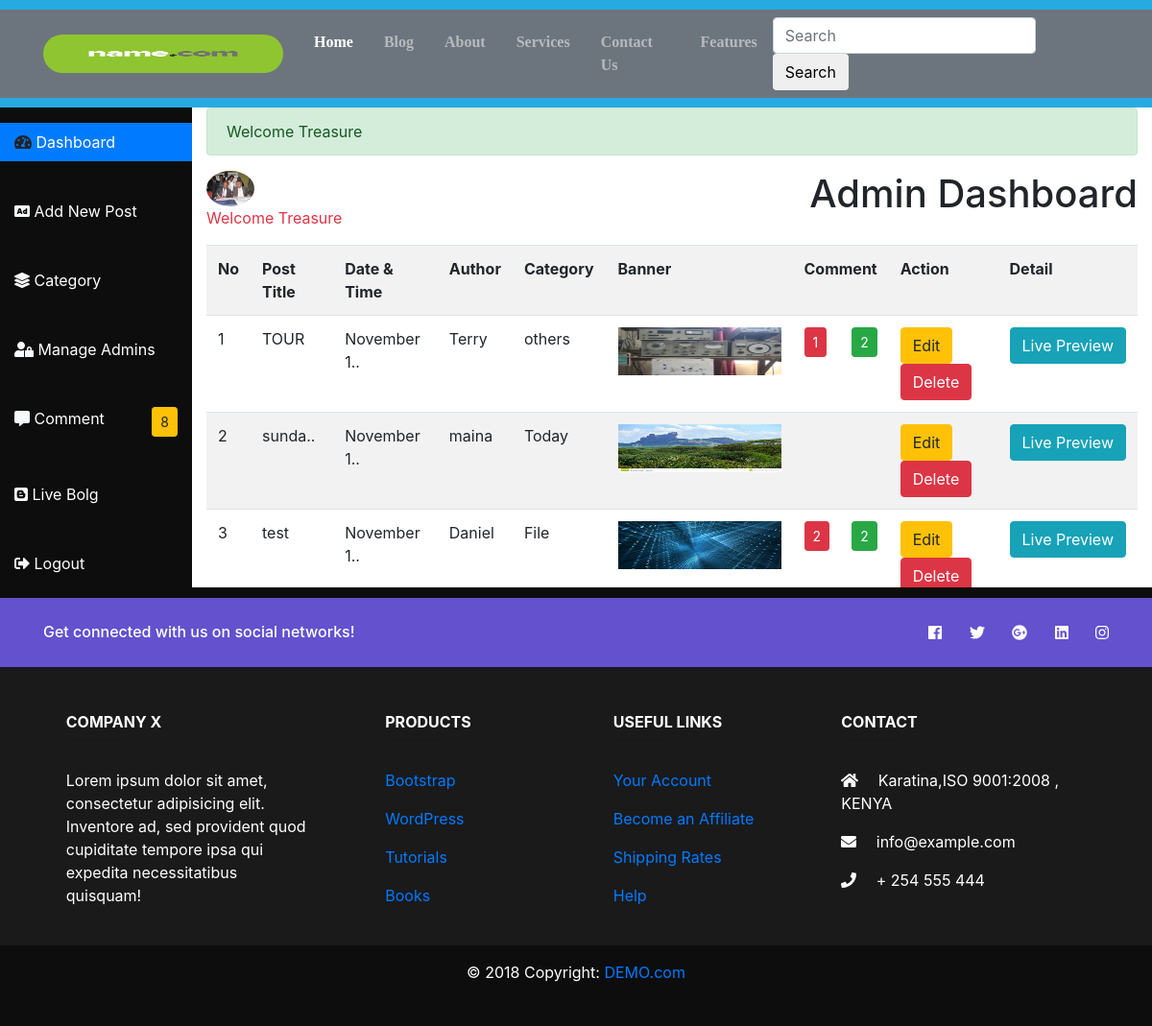
/Simple.php (signed in), run on the app's committed database.
### tables this page shows
CREATE TABLE `admin_panel` (
  `id` int(11) NOT NULL,
  `datetimes` varchar(50) NOT NULL,
  `title` varchar(200) NOT NULL,
  `category` varchar(100) NOT NULL,
  `author` varchar(50) NOT NULL,
  `image` varchar(200) NOT NULL,
  `post` varchar(10000) NOT NULL
);

### Simple.php (the view, shortened to what this page needs)
<?php require_once("Include/Sessions.php"); ?>
<?php require_once("include/DB.php"); ?>
<!DOCTYPE html>
<html lang="en">
<head>
  <link rel="stylesheet" href="css/bootstrap.css">
  <link rel="stylesheet" href="css/all.css">
  <link rel="stylesheet" href="css/admin.css">
</head>
<body>
  <div style=" height:10px; background:#27aae1;"></div>
  <nav class=" navbar navbar-expand-lg navbar-dark bg-secondary" role="navigation">
  <div class="container">
  <div class="navbar-header" >
   <a class="navbar-brand" href="#">
    <img style="border-radius:20px;" src="image\images.png" alt="header" width="250px" height="40px">
  </a></div>
    <div class="collapse navbar-collapse" id="navbarSupportedContent">
      <ul class="navbar-nav mr-auto">
        <li class="nav-item active mx-2">
          <a class="nav-link" href="#">Home <span class="sr-only">(current)</span></a>
        </li>
        <li class="nav-item mx-2">
          <a class="nav-link" href="Blog.php?Page=0">Blog</a>
        </li>
        <li class="nav-item mx-2">
          <a class="nav-link" href="#">About</a>
        </li>
        <li class="nav-item mx-2">
          <a class="nav-link" href="#">Services</a>
        </li>
        <li class="nav-item mx-2">
          <a class="nav-link" href="#">Contact Us</a>
        </li>
        <li class="nav-item mx-2">
          <a class="nav-link" href="#">Features</a>
        </li>
  </ul>
  <form action="Blog.php" class="form-inline  my-lg-0">
        <input class="form-control " type="text" placeholder="Search" name="Search">
        <button class="btn btn-outline-white " name="SearchButton">Search</button>
      </form>
  </div>
  </nav><div style=" height:10px; background:#27aae1;"></div>
  <div class="container-fluid">
    <div class="row">
      <div class="col-sm-2">
      <div class="row">
  <div class=" col-sm-12 my-3 py-2 mr-1 bg-primary" id="sidemenu"><i class="fa fa-tachometer-alt fa-1x"></i>&nbsp;<a class="text-white" href="#">Dashboard </a></div></div>
 <div class="row"><div class="col-sm-12 sidemenu my-3 py-2 mr-1 text-light"  id="sidemenu"><i class="fa fa-ad fa-1x"></i>&nbsp;<a class="text-white" href="AddNewPost.php">Add New Post</a></div></div>
  <div class="row"><div class="col-sm-12 sidemenu my-3 py-2 mr-1 text-light" id="sidemenu" ><i class="fa fa-layer-group"></i>&nbsp;<a class="text-white" href="Categories.php">Category</a></div></div>
  <div class="row"><div class="col-sm-12 sidemenu my-3 py-2 mr-1 text-light" id="sidemenu" ><i class="fa fa-user-lock"></i>&nbsp;<a class="text-white" href="Admins.php">Manage Admins</a></div></div>
  <div class="row"><div class="col-sm-12 sidemenu my-3 py-2 mr-1 text-light" id="sidemenu" ><i class="fa fa-comment-alt"></i>&nbsp;<a class="text-white" href="Comments.php">Comment
    <?php
    $QueryAllUnApproved="SELECT COUNT(*) FROM comments WHERE status='OFF'";
    $ExecuteAllUnApproved=mysqli_query($Connection,$QueryAllUnApproved);
    $RowsAllUnApproved=mysqli_fetch_array($ExecuteAllUnApproved);
    $TotalAllUnApproved=array_shift($RowsAllUnApproved);
    if($TotalAllUnApproved>0){
    ?>
    <div class="btn-group float-right" role="group" aria-label="Third group">
      <button type="button" class="btn btn-warning btn-sm">
    <?php
    echo $TotalAllUnApproved;?>
    </button></div>
    <?php } ?>
  </a></div></div>
  <div class="row"><div class="col-sm-12 sidemenu my-3 py-2 mr-1 text-light" id="sidemenu" ><i class="fab fa-blogger"></i>&nbsp;<a class="text-white" href="Blog.php">Live Bolg</a></div></div>
  <div class="row"><div class="col-sm-12 sidemenu my-3 py-2 mr-1 text-light" id="sidemenu"><i class="fas fa-sign-out-alt"></i>&nbsp;<a class="text-white"  href="Logout.php">Logout</a></div></div>
</div>
      <div class="col-sm-10 " style=" height: 500px; overflow-y: scroll;">
        <div  class="row"><div class="col-sm-12"> <?php echo Message() ; echo SuccessMessage(); ?> </div></div>
        <div class="row"><div class="col-md-6"><img src="Upload/develop.jpg" class="img-fluid rounded-circle" width="50px" height="50px">
          <p class="text-danger"> Welcome <?php echo $_SESSION["Username"];?></p></div>
          <div class="col-md-6"> <h1 class="text-right">Admin Dashboard</h1>
        </div></div>
        <div class="table-responsive">
          <table class="table table-striped table-hover">
            <tr>
              <th>No</th>
              <th>Post Title</th>
              <th>Date & Time</th>
              <th>Author</th>
              <th>Category</th>
              <th>Banner</th>
              <th>Comment</th>
              <th>Action</th>
              <th>Detail</th>
            </tr>
<?php
$ViewQuery="SELECT * FROM admin_panel ORDER BY id desc";
$tryOut= mysqli_query($Connection,$ViewQuery);
$SrNo=0;
while($DataRows=mysqli_fetch_array($tryOut)){
  $Id=$DataRows["id"];
  $DateTime=$DataRows["datetimes"];
  $Title=$DataRows["title"];
  $Category=$DataRows["category"];
  $Admin=$DataRows["author"];
  $Image=$DataRows["image"];
  $SrNo++;
?>
<tr>
<td> <?php echo $SrNo; ?> </td>
<td> <?php
if(strlen($Title)>5){$Title=substr($Title,0,5).'..';}
echo $Title; ?> </td>
<td> <?php
if(strlen($DateTime)>10){$DateTime=substr($DateTime,0,10).'..';}
 echo  $DateTime; ?> </td>
<td> <?php
 echo $Admin;?> </td>
<td> <?php
if(strlen($Category)>7){$Category=substr($Category,0,7).'..';}
 echo $Category;?> </td>
<td><img src="Upload/<?php echo $Image;?>" width="170px" height="50px"> </td>
<td> <?php
$QueryApproved="SELECT COUNT(*) FROM comments WHERE admin_panel_id='$Id' AND status='ON'";
$ExecuteApproved=mysqli_query($Connection,$QueryApproved);
$RowsApproved=mysqli_fetch_array($ExecuteApproved);
$TotalApproved=array_shift($RowsApproved);
if($TotalApproved>0){
?>
<div class="btn-group float-right" role="group" aria-label="Third group">
  <button type="button" class="btn btn-success btn-sm">
<?php
echo $TotalApproved;?>
</button></div>
<?php } ?>
<?php
$QueryUnApproved="SELECT COUNT(*) FROM comments WHERE admin_panel_id='$Id' AND status='OFF'";
$ExecuteUnApproved=mysqli_query($Connection,$QueryUnApproved);
$RowsUnApproved=mysqli_fetch_array($ExecuteUnApproved);
$TotalUnApproved=array_shift($RowsUnApproved);
if($TotalUnApproved>0){
?>
<div class="btn-group" role="group" aria-label="Third group">
  <button type="button" class="btn btn-danger btn-sm">
<?php
echo $TotalUnApproved;?>
</button></div>
<?php } ?>
</td>
<td>
  <a href="EditPost.php?Edit=<?php echo $Id; ?> ">
    <span class="btn btn-warning">Edit</span>
  </a>
    <a href="DeletePost.php?Delete=<?php echo $Id; ?> " class="delete" >
      <span class="btn btn-danger">Delete</span>
    </a></td>
<td><a href="FullPost.php?id=<?php echo $Id; ?>" target="_blank">
  <span class="btn btn-info"> Live Preview</span></a> </td>
</tr>
<?php } ?>
          </table>
        </div>
      </div>
    </div>
  </div>
  <div id="footer">
    <footer class="page-footer font-small text-white" style="background:#1a1a1a;">
    <div style="background-color: #6351ce;">
      <div class="container">
            <div class="row py-4 d-flex align-items-center">
<div class="col-md-6 col-lg-5 text-center text-md-left mb-4 mb-md-0">  <h6 class="mb-0">Get connected with us on social networks!</h6>
</div><div class="col-md-6 col-lg-7 text-center text-md-right">
<a class="fb-ic"> <i class="fab fa-facebook white-text mr-4"> </i></a><a class="tw-ic"> <i class="fab fa-twitter white-text mr-4"> </i></a>
<a class="gplus-ic"><i class="fab fa-google-plus white-text mr-4"> </i></a><a class="li-ic"> <i class="fab fa-linkedin white-text mr-4"> </i> </a>
<a class="ins-ic"> <i class="fab fa-instagram white-text"> </i></a>  </div>
</div> </div></div>
  <div class="container text-center text-md-left mt-5"><div class="row mt-3">
<div class="col-md-3 col-lg-4 col-xl-3 mx-auto mb-4">
<h6 class="text-uppercase font-weight-bold">Company X</h6> <hr class="deep-purple accent-2 mb-4 mt-0 d-inline-block mx-auto" style="width: 60px;">
<p>Lorem ipsum dolor sit amet, consectetur adipisicing elit. Inventore ad, sed provident quod cupiditate tempore ipsa qui expedita necessitatibus quisquam!</p>
</div><div class="col-md-2 col-lg-2 col-xl-2 mx-auto mb-4">
 <h6 class="text-uppercase font-weight-bold">Products</h6><hr class="deep-purple accent-2 mb-4 mt-0 d-inline-block mx-auto" style="width: 60px;">
<p><a href="#!">Bootstrap</a></p><p><a href="#!">WordPress</a> </p> <p><a href="#!">Tutorials</a></p><p><a href="#!">Books</a></p>
</div>
<div class="col-md-3 col-lg-2 col-xl-2 mx-auto mb-4">
<h6 class="text-uppercase font-weight-bold">Useful links</h6><hr class="deep-purple accent-2 mb-4 mt-0 d-inline-block mx-auto" style="width: 60px;">
 <p> <a href="#!">Your Account</a></p><p><a href="#!">Become an Affiliate</a></p><p><a href="#!">Shipping Rates</a>
</p><p><a href="#!">Help</a></p></div>
<div class="col-md-4 col-lg-3 col-xl-3 mx-auto mb-md-0 mb-4">
<h6 class="text-uppercase font-weight-bold">Contact</h6><hr class="deep-purple accent-2 mb-4 mt-0 d-inline-block mx-auto" style="width: 60px;">
<p><i class="fa fa-home mr-3"></i> Karatina,ISO 9001:2008 , KENYA</p><p><i class="fa fa-envelope mr-3"></i> info@example.com</p>
<p><i class="fa fa-phone mr-3"></i> + 254 555 444</p>
</div>
</div></div>
<div class="footer-copyright text-center py-3" style="background-color: #0d0d0d; ">© 2018 Copyright:
<a href="#!">DEMO.com</a></div></footer>
</div>
</body>
</html>

### css/all.css (style rules this page uses)
.fa-1x { font-size: 1em; }
.fa-ad:before { content: "\f641"; }
.fa-blogger:before { content: "\f37c"; }
.fa-comment-alt:before { content: "\f27a"; }
.fa-envelope:before { content: "\f0e0"; }
.fa-facebook:before { content: "\f09a"; }
.fa-google-plus:before { content: "\f2b3"; }
.fa-home:before { content: "\f015"; }
.fa-instagram:before { content: "\f16d"; }
.fa-layer-group:before { content: "\f5fd"; }
.fa-linkedin:before { content: "\f08c"; }
.fa-phone:before { content: "\f095"; }
.fa-sign-out-alt:before { content: "\f2f5"; }
.fa-tachometer-alt:before { content: "\f3fd"; }
.fa-twitter:before { content: "\f099"; }
.fa-user-lock:before { content: "\f502"; }

### css/admin.css (style rules this page uses)
body { background:#0d0d0d; }
.navbar-nav li { font-weight:bold ; font-family:Bitter,Georgia,Times,"Times New Roman",serif ; }
.col-sm-10 { background:#ffffff; }
.active { background:; }

### data on the page
admin_panel: title "TOUR", datetimes "November 1..", author "Terry", category "others", image (picture), TotalApproved "2", TotalUnApproved "1"
admin_panel: title "sunda..", datetimes "November 1..", author "maina", category "Today", image (picture)
admin_panel: title "test", datetimes "November 1..", author "Daniel", category "File", image (picture), TotalApproved "2", TotalUnApproved "2"

### other printed values
$TotalAllUnApproved "8"
SuccessMessage() "Welcome Treasure"
$_SESSION["Username"] "Treasure"
